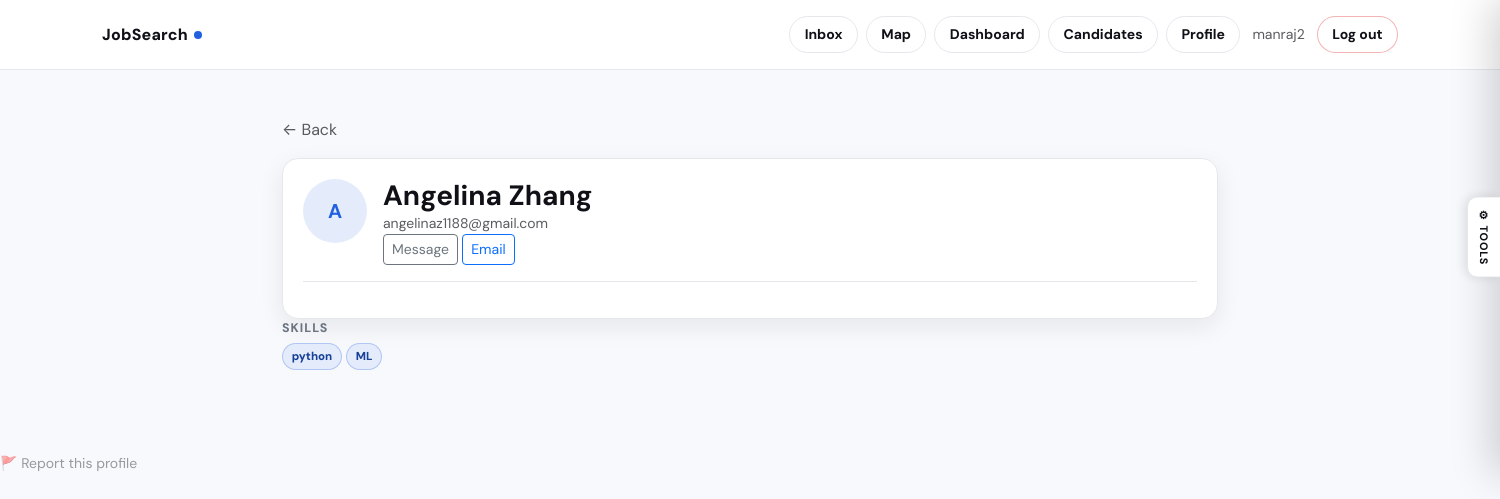
The app's page /recruiter/candidate/3/ (signed in) with its own data.
### jobs/models.py (models this page shows, shortened)
class CustomUser(AbstractUser):
    class Role(models.TextChoices):
        JOB_SEEKER = "job_seeker", "Job Seeker"
        RECRUITER = "recruiter", "Recruiter"
        ADMIN = "admin", "Admin"
    role = models.CharField(
        max_length=20,
        choices=Role.choices,
        default=Role.JOB_SEEKER,
    )
    def is_job_seeker(self):
        return self.role == self.Role.JOB_SEEKER
    def is_recruiter(self):
        return self.role == self.Role.RECRUITER

### jobs/views.py (the view)
# urls.py: path("recruiter/candidate/<int:user_id>/", views.view_candidate, name="view_candidate"),
@login_required
def view_candidate(request, user_id):
    if not request.user.is_recruiter():
        return redirect("home")
    candidate = get_object_or_404(CustomUser, pk=user_id, role=CustomUser.Role.JOB_SEEKER)
    profile = JobSeekerProfile.objects.filter(user=candidate).first()
    if not profile:
        messages.info(request, "This candidate has no profile.")
        return redirect("home")
    is_applicant = Application.objects.filter(
        applicant=candidate, job__recruiter=request.user
    ).exists()
    if not is_applicant and not profile.is_public:
        messages.info(request, "This profile is private.")
        return redirect("home")
    show_featured = bool(is_applicant or getattr(profile, "show_featured", False))
    return render(request, "jobs/view_candidate.html", {
        "candidate": candidate,
        "profile": profile,
        "is_applicant": is_applicant,
        "show_featured": show_featured,
    })

### jobs/models.py (called while the page is built)
    def skills_list(self):
        return [s.strip() for s in self.skills.split(",") if s.strip()]

    def has_featured(self):
        return bool(self.featured_url or self.featured_video_url)

### jobs/templates/jobs/view_candidate.html (shortened to what this page needs)
{% extends "jobs/base.html" %}
{% block content %}
<div class="container py-5" style="max-width: 960px;">
  <a href="javascript:history.back()" class="text-decoration-none text-muted mb-3 d-inline-block">← Back</a>
  <div class="row g-4">
    <div class="{% if show_featured and profile.has_featured %}col-lg-7{% else %}col-12{% endif %}">
      <div class="js-card" style="box-shadow:var(--shadow-md);">
        <div class="d-flex align-items-start gap-3 mb-3 pb-3" style="border-bottom:1px solid var(--border);">
          {% if is_applicant or profile.show_photo %}
            {% if profile.profile_picture %}
              <img src="{{ profile.profile_picture.url }}" alt="Photo"
                   style="width:64px;height:64px;border-radius:50%;object-fit:cover;border:2px solid var(--border);flex-shrink:0;">
            {% else %}
              <div style="width:64px;height:64px;border-radius:50%;background:var(--brand-light);display:flex;align-items:center;justify-content:center;font-size:1.25rem;font-weight:700;color:var(--brand);flex-shrink:0;">
                {{ candidate.first_name|first|default:candidate.username|first }}
              </div>
            {% endif %}
          {% endif %}
          <div class="flex-grow-1">
            <h3 class="fw-bold mb-0">{{ candidate.first_name }} {{ candidate.last_name }}</h3>
            {% if is_applicant or profile.show_email %}
              <div class="text-muted small">{{ candidate.email }}</div>
            {% endif %}
            <a class="btn btn-outline-secondary btn-sm"
              href="{% url 'start_conversation_with_candidate' candidate.pk %}">
              Message
            </a>
            <a class="btn btn-outline-primary btn-sm"
              href="mailto:{{ candidate.email }}?subject={{ 'Regarding your profile'|urlencode }}">
              Email
            </a>
          </div>
          </div>
        </div>
        {% if is_applicant or profile.show_skills %}
          {% if profile.skills_list %}
          <div class="mb-3">
            <div class="section-label">Skills</div>
            <div class="d-flex flex-wrap gap-1">
              {% for skill in profile.skills_list %}<span class="js-badge js-badge-skill">{{ skill }}</span>{% endfor %}
            </div>
          </div>
          {% endif %}
        {% endif %}
      </div>
    </div>
  </div>
  {% if not show_featured or not profile.has_featured %}
  <div class="mt-3">
    <a href="{% url 'report_profile' candidate.pk %}" class="text-muted small text-decoration-none d-inline-flex align-items-center gap-1"
       style="opacity:.6;" onmouseover="this.style.opacity='1'" onmouseout="this.style.opacity='.6'">
      🚩 Report this profile
    </a>
  </div>
  {% endif %}
{% endblock %}

### jobs/templates/jobs/base.html (shortened to what this page needs)
<!doctype html>
<html lang="en" data-theme="light">
<head>
  <link href="https://cdn.jsdelivr.net/npm/bootstrap@5.3.3/dist/css/bootstrap.min.css" rel="stylesheet">
</head>
<body{% if milestones and milestones.background %} style="background-image:url('{{ milestones.background }}');background-size:cover;background-attachment:fixed;background-position:center;"{% endif %}>
<nav class="js-nav">
  <div class="container d-flex align-items-center py-3">
    <a class="js-brand" href="{% url 'home' %}">
      JobSearch<span class="js-brand-dot"></span>
    </a>
    <div class="ms-auto d-flex align-items-center gap-2 flex-wrap">
      {% if user.is_authenticated %}
        <a class="btn btn-ghost btn-sm" href="{% url 'inbox' %}">Inbox</a>
        <a class="btn btn-ghost btn-sm" href="{% url 'job_map' %}">Map</a>
        {% if user.is_recruiter %}
          <a class="btn btn-ghost btn-sm" href="{% url 'recruiter_dashboard' %}">Dashboard</a>
          <a class="btn btn-ghost btn-sm" href="{% url 'recruiter_candidate_search' %}">Candidates</a>
          <a class="btn btn-ghost btn-sm" href="{% url 'recruiter_profile' %}">Profile</a>
        {% endif %}
        <span class="text-muted small ms-1">{{ user.username }}</span>
        <form method="post" action="{% url 'logout' %}" class="d-inline ms-1">
          <button class="btn btn-ghost btn-sm" type="submit"
                  style="color:var(--danger);border-color:rgba(220,38,38,.35);">Log out</button>
        </form>
      {% else %}
        <a class="btn btn-ghost btn-sm" href="{% url 'register_recruiter' %}">Recruiter</a>
        <a class="btn btn-ghost btn-sm" href="{% url 'register_seeker' %}">Job Seeker</a>
        <a class="btn btn-brand btn-sm" href="{% url 'login' %}">Sign in</a>
      {% endif %}
    </div>
  </div>
</nav>
{% block content %}{% endblock %}
<div id="themePanel">
  <button id="themeToggleBtn" onclick="togglePanel()" title="Tools" aria-label="Open tools panel">
    ⚙ Tools
  </button>
</div>
</body>
</html>

### jobs/templates/jobs/base.html (style rules this page uses)
:root { --brand-h: 220; --brand-s: 74%; --brand-l: 50%; --brand: hsl(var(--brand-h), var(--brand-s), var(--brand-l)); --brand-light: hsl(var(--brand-h), var(--brand-s), 94%); --brand-dark: hsl(var(--brand-h), var(--brand-s), 34%); --surface: #f8f9fc; --card: #ffffff; --border: #e5e7eb; --text: #1f2937; --text-muted: #6b7280; --nav-bg: rgba(255,255,255,.92); --success: #059669; --danger: #dc2626; --warning: #d97706; --info: #0891b2; --shadow-sm: 0 1px 2px rgba(0,0,0,.05); --shadow-md: 0 8px 24px rgba(17,24,39,.08); --page-transition: .22s ease; }
*, *::before, *::after { box-sizing: border-box; }
body { font-family: "DM Sans", system-ui, -apple-system, Segoe UI, sans-serif; background: var(--surface); color: var(--text); transition: background var(--page-transition), color var(--page-transition); }
body { animation: pageIn .3s ease both; }
.js-nav { background: var(--nav-bg); backdrop-filter: blur(12px); -webkit-backdrop-filter: blur(12px); border-bottom: 1px solid var(--border); position: sticky; top: 0; z-index: 200; transition: background var(--page-transition), border-color var(--page-transition); }
.js-brand { text-decoration: none; font-weight: 800; color: var(--text); letter-spacing: .2px; transition: color var(--page-transition); }
.js-brand-dot { display: inline-block; width: 8px; height: 8px; background: var(--brand); border-radius: 999px; margin-left: 6px; transform: translateY(-1px); transition: background var(--page-transition); }
.btn-ghost { background: var(--card); border: 1px solid var(--border); border-radius: 999px; font-weight: 700; color: var(--text) !important; padding: .45rem .9rem; transition: border-color .15s, background .15s, color var(--page-transition); }
.js-card { background: var(--card); border: 1px solid var(--border); border-radius: 16px; padding: 1.25rem; box-shadow: var(--shadow-sm); transition: background var(--page-transition), border-color var(--page-transition), box-shadow .15s; }
.section-label { font-size: .78rem; font-weight: 800; color: var(--text-muted); text-transform: uppercase; letter-spacing: .08em; margin-bottom: .35rem; transition: color var(--page-transition); }
.js-badge { display: inline-flex; align-items: center; gap: .25rem; padding: .25rem .55rem; border-radius: 999px; font-size: .72rem; font-weight: 800; border: 1px solid var(--border); background: var(--card); color: var(--text); transition: background var(--page-transition), border-color var(--page-transition), color var(--page-transition); }
.js-badge-skill { border-color:rgba(26,86,219,.25); background:var(--brand-light); color:var(--brand-dark); }
.skill-badge-animate .js-badge-skill { animation: skillPop .35s cubic-bezier(.34,1.56,.64,1) both; }
.skill-badge-animate .js-badge-skill:nth-child(1) { animation-delay:.05s }
.skill-badge-animate .js-badge-skill:nth-child(2) { animation-delay:.1s }
#themePanel { position: fixed; right: 0; top: 50%; transform: translateY(-50%); z-index: 100000; }
#themeToggleBtn { writing-mode: vertical-rl; text-orientation: mixed; padding: .7rem .5rem; border-radius: 10px 0 0 10px; background: var(--card); border: 1.5px solid var(--border); border-right: none; box-shadow: -3px 0 12px rgba(0,0,0,.1); cursor: pointer; font-size: .68rem; font-weight: 800; color: var(--text); letter-spacing: .07em; text-transform: uppercase; display: flex; align-items: center; gap: 5px; transition: background .15s, color .15s; }

### records on screen
CustomUser: username "manraj2"
CustomUser: first_name|first "A", first_name "Angelina", last_name "Zhang", email "angelinaz1188@gmail.com"

### other values on screen
{{ skill }} "python" "ML"
